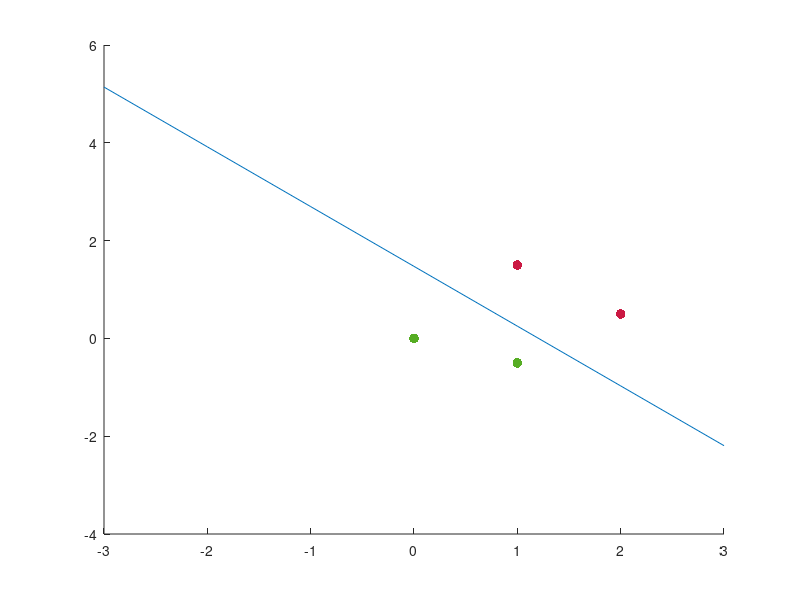

Recreate this plot in MATLAB.
x1 = [1;1;1.5];
x2 = [1;2;0.5];
x3 = [1;0;0];
x4 = [1;1;-0.5];
c0 = [x1,x2];
c1 = [x3,x4];
T = [(c0.*-1),(c1.*1)];
N = length(T);
eta = 0.05;
m = 2;
n = 1;
co1 = [0.7962,0.0987,0.2619];
co2 = [0.3354,0.6797,0.1366];
w = rand(m+1,n);
z = [-3:3];
scatter([x1(2);x2(2);x3(2);x4(2)],[x1(3);x2(3);x3(3);x4(3)],50,[co1;co1;co2;co2],'filled');
hold on;
plot(z,(-w(2)/w(3)).*z + (-w(1)/w(3)));
hold off;
while 1
    s = w;
    for j = 1:N
        x = T(:,j);
        net = w.'*x;
        if (net < 0)
            w = w + eta.*x;
        end
    scatter([x1(2);x2(2);x3(2);x4(2)],[x1(3);x2(3);x3(3);x4(3)],50,[co1;co1;co2;co2],'filled');
    hold on;
    plot(z,(-w(2)/w(3)).*z + (-w(1)/w(3)));
    pause(0.1);
    hold off;
    end
    if (s == w)
        disp ("THE NETWORK HAS LEARNT TO CLASSIFY THE GIVEN INPUTS!!");
        break;
    end
end